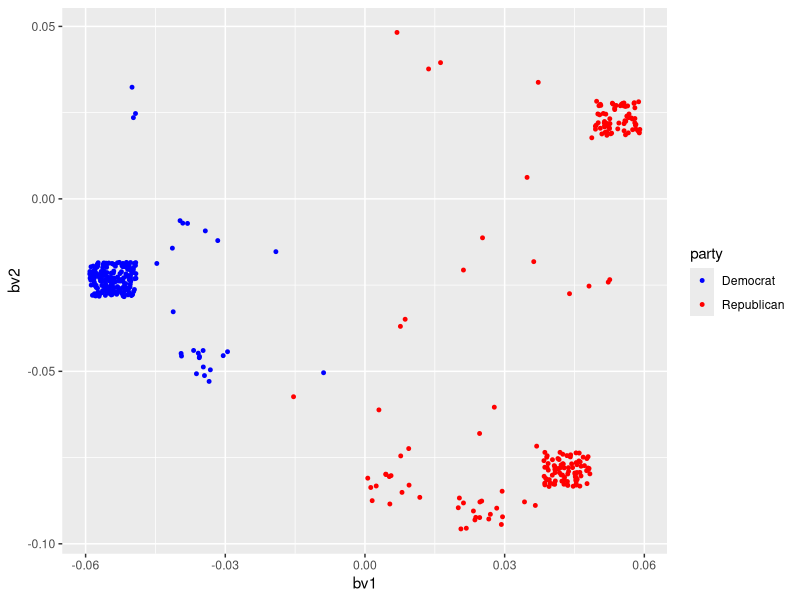
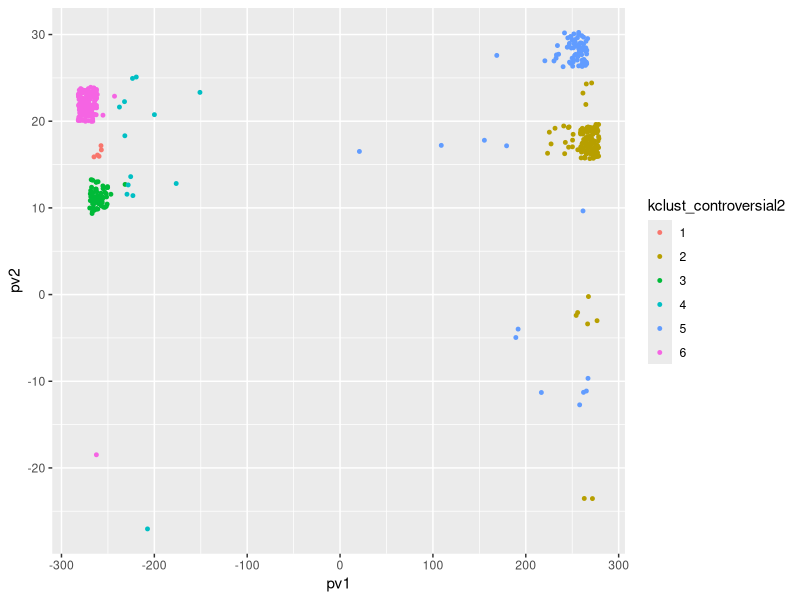
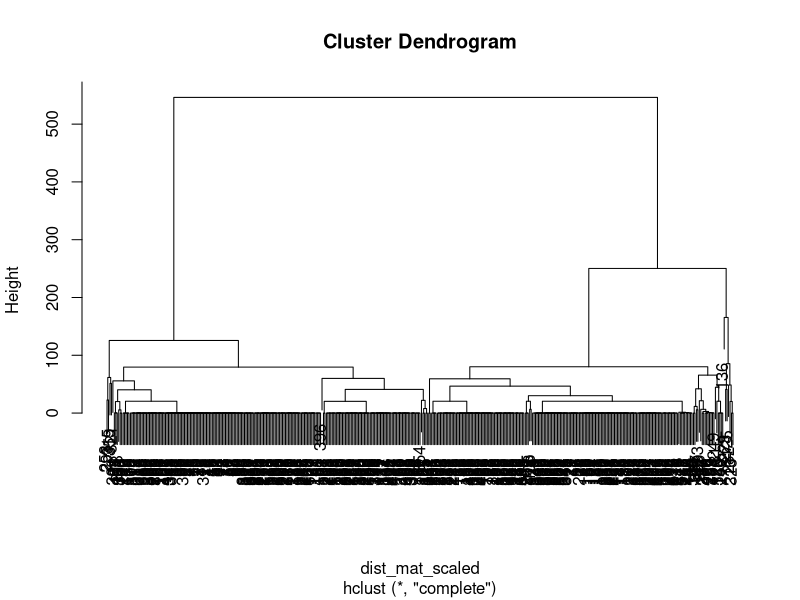
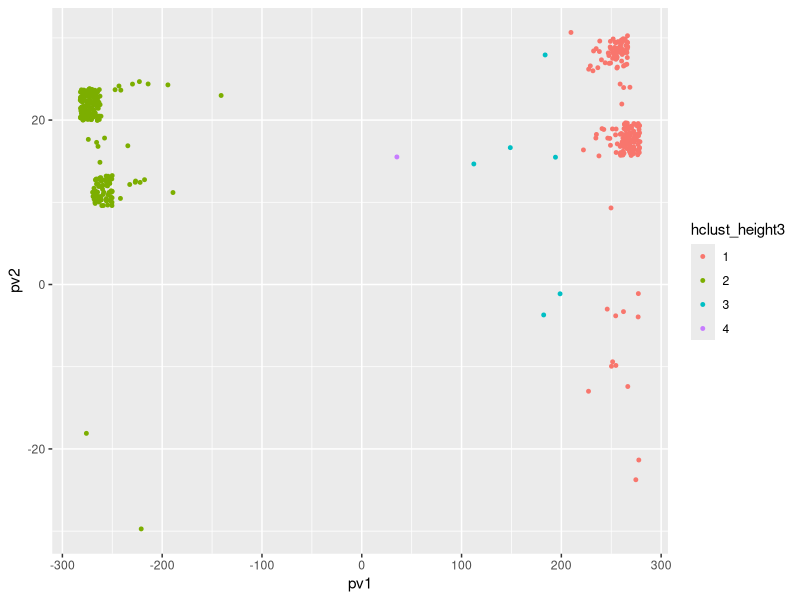
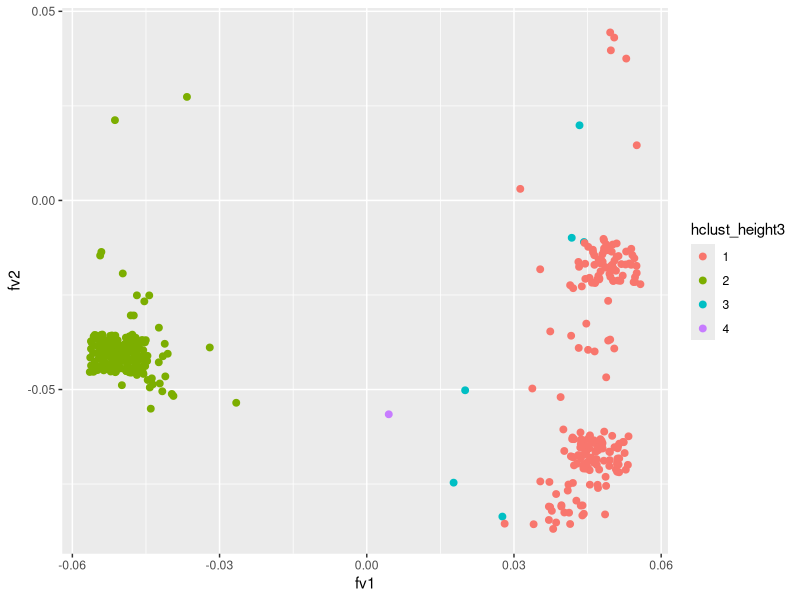
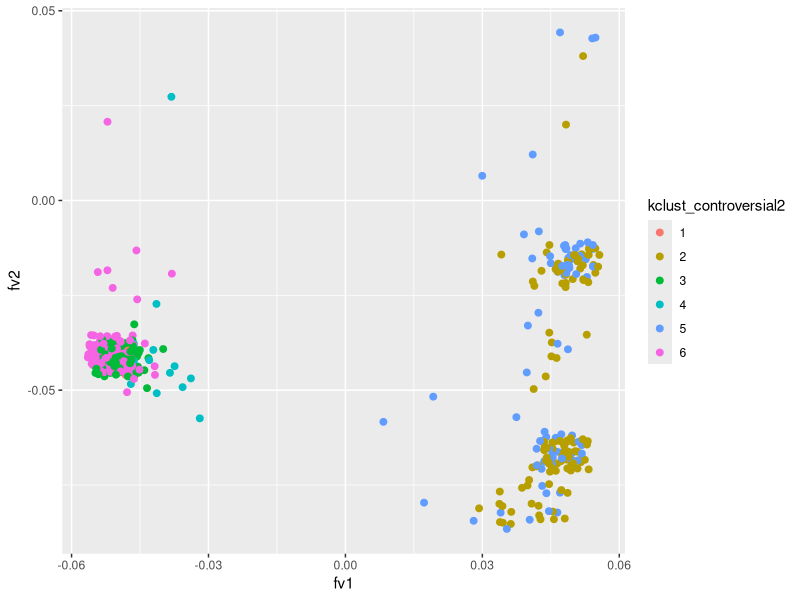

Here is the R script that generated these plots, in order:
## ---- chunk 1
knitr::opts_chunk$set(echo = TRUE)
## ---- chunk 2
library(readr)
library(ggplot2)
library(dplyr)
## ---- chunk 3
matrix<-read.csv("fullmatrix.csv")

B<-as.matrix(matrix[1:429,4:9])
btb<-t(B)%*%B
btb
eigen(btb)
## ---- chunk 4
bu1<-svd(btb)$u[,1]/norm(svd(btb)$u[,1],'2') #normalized dominate eigenvector
bu2<-svd(btb)$u[,2]/norm(svd(btb)$u[,2], '2') #normalized second eigenvector
btbval <- svd(btb)$d
head(bu1)

## ---- chunk 5
btbval/sum(btbval)
## ---- chunk 6
bbt <- B %*% t(B)
bv1 <- eigen(bbt)$vectors[,1]/norm(eigen(bbt)$vectors[,1],'2') #normalized v1
bv2 <- eigen(bbt)$vectors[,2]/norm(eigen(bbt)$vectors[,2],'2') #normalized v2

marijuana <- data.frame(
  name = matrix[1:429,2],
  party = matrix[1:429,3],
  bv1 = bv1,
  bv2 = bv2
)


ggplot() + 
  geom_jitter(data = marijuana, aes(x = bv1, y = bv2, color = party),size=1,height=.005,width=.005) +
  scale_color_manual(values = c("Democrat" = "blue", "Republican" = "red"))

## ---- chunk 7
Bappro <- sqrt(eigen(btb)$values[1]) * bu1 %*% t(bv1) + sqrt(eigen(btb)$values[2]) * bu2 %*% t(bv2)
Bappro
## ---- chunk 8
P<-as.matrix(matrix[1:429,10:24])
ptp<-t(P)%*%P
ptp
eigen(ptp)

pu1<-svd(ptp)$u[,1]/norm(svd(ptp)$u[,1],'2') #normalized dominate eigenvector
pu2<-svd(ptp)$u[,2]/norm(svd(ptp)$u[,2],'2') #normalized second eigenvector
ptpval <- svd(ptp)$d
## ---- chunk 9
ptpval/sum(ptpval)
## ---- chunk 10
ppt <- P %*% t(P)
pv1 <- eigen(ppt)$vectors[,1]/norm(eigen(ppt)$vectors[,1],'2')*eigen(ppt)$values[1] #weighted v1
pv2 <- eigen(ppt)$vectors[,2]/norm(eigen(ppt)$vectors[,2],'2')*eigen(ppt)$values[2] #weighted v2
pv3 <- eigen(ppt)$vectors[,3]/norm(eigen(ppt)$vectors[,3],'2')*eigen(ppt)$values[3] #weighted v3
pv4 <- eigen(ppt)$vectors[,4]/norm(eigen(ppt)$vectors[,4],'2')*eigen(ppt)$values[4] #weighted v4
controversial <- data.frame(
  name = matrix[1:429,2],
  party = matrix[1:429,3],
  pv1 = pv1,
  pv2 = pv2,
  pv3 = pv3,
  pv4 = pv4
)
## ---- chunk 11
controversial_k<-controversial%>% 
  select(pv1,pv2,pv3,pv4)
set.seed(169)
kclust_controversial<-kmeans((controversial_k),centers=6)

head(kclust_controversial)


controversial<-controversial%>%
  mutate(kclust_controversial2=as.factor(kclust_controversial$cluster))
ggplot(controversial,aes(pv1,pv2)) + 
  geom_jitter(aes(color = kclust_controversial2),size=1,height=2,width=10) 
## ---- chunk 12
dist_mat_scaled<-dist((controversial_k))
hc_complete<-hclust(dist_mat_scaled,method="complete")
plot(hc_complete)
controversial<-controversial%>%
  mutate(hclust_height3=factor(cutree(hc_complete,h=150)))
ggplot(controversial,aes(pv1,pv2)) + 
  geom_jitter(aes(color = hclust_height3),size=1,width=10,height=2)
## ---- chunk 13
Ful<-as.matrix(matrix[1:429,4:24])
ftf<-t(Ful)%*%Ful
ftf
eigen(ftf)

fu1<-svd(ftf)$u[,1]/norm(svd(ftf)$u[,1],'2') #normalized dominate eigenvector
fu2<-svd(ftf)$u[,2]/norm(svd(ftf)$u[,2],'2') #normalized second eigenvector
ftfval <- svd(ftf)$d
head(fu1)


ftfval/sum(ftfval)

fft <- Ful %*% t(Ful)
fv1 <- eigen(fft)$vectors[,1]/norm(eigen(fft)$vectors[,1],'2') #normalized v1
fv1
fv2 <- eigen(fft)$vectors[,2]/norm(eigen(fft)$vectors[,2],'2') #normalized v2

full <- data.frame(
  party = matrix[1:429,3],
  fv1 = fv1,
  fv2 = fv2
)

full <- full %>%
  mutate(hclust_height3=factor(cutree(hc_complete,h=150)))%>%
  mutate(kclust_controversial2=as.factor(kclust_controversial$cluster))
  
ggplot() + 
  geom_jitter(data = full, aes(x = fv1, y = fv2, color = hclust_height3,label=controversial$name),size=2,width=.005,height=.005)

ggplot() + 
  geom_jitter(data = full, aes(x = fv1, y = fv2, color = kclust_controversial2,label=controversial$name),size=2,width=.005,height=.005)
